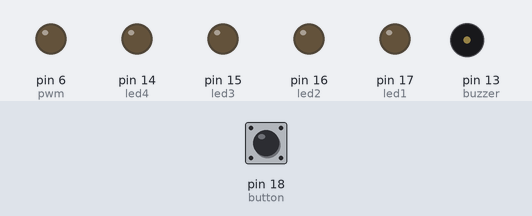
Bench run of a sketch on a simulated Arduino Pro Mini, built with avr-gcc and run on an emulated ATmega328P. Parts: output pins drawn as LEDs (lit = HIGH), buzzer (waves = sounding, pin HIGH). The test bench sets the inputs (shaded band); at power-on: pin 18 (button) HIGH.

Above: at 1.2 s.
1.3 s: pin 18 (button) pulled LOW for 3.2 s
At 1.6 s:
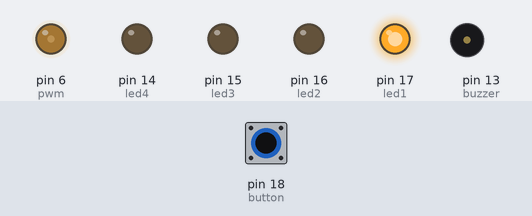
6.0 s: pin 18 (button) pulled LOW for 1 s
At 7.5 s:
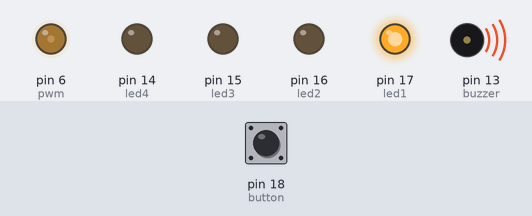
10.0 s: pin 18 (button) pulled LOW for 1 s
At 13.4 s:
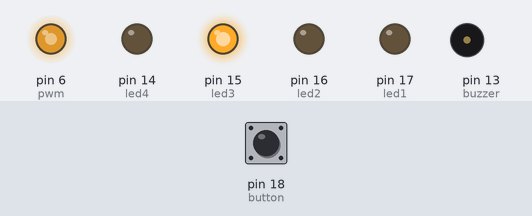
14.0 s: pin 18 (button) pulled LOW for 0.15 s
At 14.9 s:
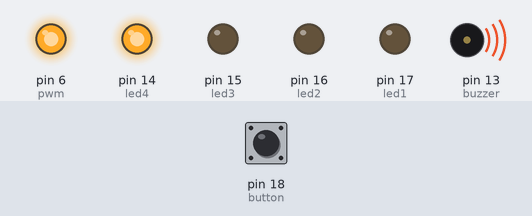
Timing chart, 0 to 18.1 s (numbered marks = the images above; inputs shaded):
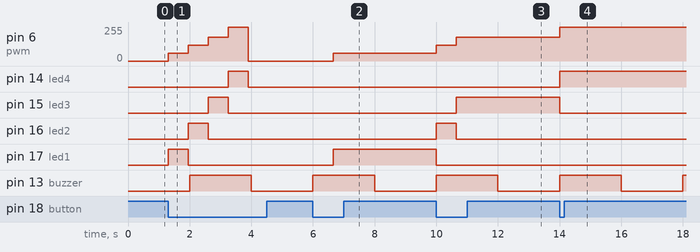

Measured:
- after the input at 1.3 s, pin 6 (pwm): 0/255 → 60/255 at once, → 120/255 0.65 s later, → 180/255 0.65 s later, → 255/255 0.65 s later, … (5 changes in this stretch); pin 14 (led4): LOW → HIGH after 2.0 s, → LOW 0.65 s later
- after the input at 6.0 s, pin 6 (pwm): 0/255 → 60/255 after 0.65 s; pin 17 (led1): LOW → HIGH after 0.65 s
- after the input at 10.0 s, pin 6 (pwm): 60/255 → 120/255 at once, → 180/255 0.65 s later; pin 15 (led3): LOW → HIGH after 0.65 s; pin 16 (led2): LOW → HIGH at once, → LOW 0.65 s later; pin 17 (led1): HIGH → LOW at once
- after the input at 14.0 s, pin 6 (pwm): 180/255 → 255/255 at once; pin 14 (led4): LOW → HIGH at once; pin 15 (led3): HIGH → LOW at once

The sketch:

promini.ino
```cpp
#include <MsTimer2.h>

int led1 = 17;//定义LED1引脚为17
int led2 = 16;//定义LED2引脚为16
int led3 = 15;//定义LED3引脚为15
int led4 = 14;//定义LED4引脚为14
int ledOn = 0;
//char *ledName[] = {"led1","led2","led3","led4"};

int button = 18;//定义按钮开关引脚为7
int buttonVal = HIGH;//定义变量,用来存储按钮状态

int buzzer = 13;

int pwm = 6;
int pwmVal = 0;//0~255

void setup() {
  // initialize diital pin LED_BUILTIN as an output.
  pinMode(led1, OUTPUT);
  pinMode(led2, OUTPUT);
  pinMode(led3, OUTPUT);
  pinMode(led4, OUTPUT);
  pinMode(button, INPUT);
  digitalWrite(button, HIGH);
  pinMode(pwm, OUTPUT);

  //buzzer
  pinMode(buzzer, OUTPUT);
  MsTimer2::set(2000, timerBuzzer);
  MsTimer2::start();
}

void timerBuzzer(){
  static  boolean buzzerVal = HIGH;
  digitalWrite(buzzer, buzzerVal);
  buzzerVal = !buzzerVal;
}

void allLedOff(){
  digitalWrite(led1, LOW);
  digitalWrite(led2, LOW);
  digitalWrite(led3, LOW);
  digitalWrite(led4, LOW);
  analogWrite(pwm, 0);
}

// the loop function runs over and over again forever
void loop() {
    buttonVal = digitalRead(button);
    //如果按钮电平被拉低，就是接地
    if (buttonVal == LOW)
    {
      allLedOff();
      ledOn = ledOn > 4 ? 0 : ledOn + 1;
      //digitalWrite(ledName[ledOn], HIGH);
      switch(ledOn){
        case 1: digitalWrite(led1, HIGH); analogWrite(pwm, 60); break;
        case 2: digitalWrite(led2, HIGH); analogWrite(pwm, 120); break;
        case 3: digitalWrite(led3, HIGH); analogWrite(pwm, 180); break;
        case 4: digitalWrite(led4, HIGH); analogWrite(pwm, 255); break;
        //default: ledOn = 0;
      }


      delay(650);
      digitalWrite(button, HIGH);//按钮恢复高电平
    }
    //else
    //{
    //  digitalWrite(led, LOW);   // turn the LED off (LOW is the voltage level)
    //}

    //pwm
    //analogWrite(pwm, pwmVal);
}
```
